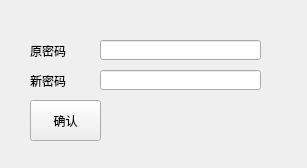
<?xml version="1.0" encoding="UTF-8"?>
<ui version="4.0">
 <class>Form</class>
 <widget class="QWidget" name="Form">
  <property name="geometry">
   <rect>
    <x>0</x>
    <y>0</y>
    <width>307</width>
    <height>168</height>
   </rect>
  </property>
  <property name="windowTitle">
   <string>Form</string>
  </property>
  <widget class="QLabel" name="label">
   <property name="geometry">
    <rect>
     <x>30</x>
     <y>40</y>
     <width>71</width>
     <height>21</height>
    </rect>
   </property>
   <property name="text">
    <string>原密码</string>
   </property>
  </widget>
  <widget class="QLabel" name="label_2">
   <property name="geometry">
    <rect>
     <x>30</x>
     <y>70</y>
     <width>71</width>
     <height>21</height>
    </rect>
   </property>
   <property name="text">
    <string>新密码</string>
   </property>
  </widget>
  <widget class="QLineEdit" name="lineEdit">
   <property name="geometry">
    <rect>
     <x>100</x>
     <y>40</y>
     <width>161</width>
     <height>20</height>
    </rect>
   </property>
  </widget>
  <widget class="QLineEdit" name="lineEdit_2">
   <property name="geometry">
    <rect>
     <x>100</x>
     <y>70</y>
     <width>161</width>
     <height>20</height>
    </rect>
   </property>
  </widget>
  <widget class="QPushButton" name="pushButton">
   <property name="geometry">
    <rect>
     <x>30</x>
     <y>100</y>
     <width>71</width>
     <height>41</height>
    </rect>
   </property>
   <property name="text">
    <string>确认</string>
   </property>
  </widget>
 </widget>
 <resources/>
 <connections/>
</ui>
